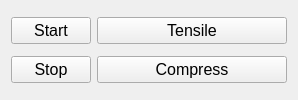
           <widget class="QWidget" name="Sone1" native="true">
            <property name="maximumSize">
             <size>
              <width>16777215</width>
              <height>600</height>
             </size>
            </property>
            <property name="styleSheet">
             <string notr="true"/>
            </property>
            <layout class="QGridLayout" name="gridLayout_3">
             <item row="7" column="0">
              <widget class="QPushButton" name="stopButton">
               <property name="minimumSize">
                <size>
                 <width>0</width>
                 <height>25</height>
                </size>
               </property>
               <property name="font">
                <font>
                 <family>MS Shell Dlg 2</family>
                 <pointsize>12</pointsize>
                </font>
               </property>
               <property name="cursor">
                <cursorShape>PointingHandCursor</cursorShape>
               </property>
               <property name="text">
                <string>Stop</string>
               </property>
              </widget>
             </item>
             <item row="7" column="1">
              <widget class="QPushButton" name="compressButton">
               <property name="minimumSize">
                <size>
                 <width>190</width>
                 <height>25</height>
                </size>
               </property>
               <property name="font">
                <font>
                 <family>MS Shell Dlg 2</family>
                 <pointsize>12</pointsize>
                </font>
               </property>
               <property name="cursor">
                <cursorShape>PointingHandCursor</cursorShape>
               </property>
               <property name="text">
                <string>Compress</string>
               </property>
              </widget>
             </item>
             <item row="6" column="1">
              <widget class="QPushButton" name="tensileButton">
               <property name="minimumSize">
                <size>
                 <width>190</width>
                 <height>25</height>
                </size>
               </property>
               <property name="font">
                <font>
                 <family>MS Shell Dlg 2</family>
                 <pointsize>12</pointsize>
                </font>
               </property>
               <property name="cursor">
                <cursorShape>PointingHandCursor</cursorShape>
               </property>
               <property name="text">
                <string>Tensile</string>
               </property>
              </widget>
             </item>
             <item row="6" column="0">
              <widget class="QPushButton" name="startButton">
               <property name="minimumSize">
                <size>
                 <width>0</width>
                 <height>25</height>
                </size>
               </property>
               <property name="font">
                <font>
                 <family>MS Shell Dlg 2</family>
                 <pointsize>12</pointsize>
                </font>
               </property>
               <property name="cursor">
                <cursorShape>PointingHandCursor</cursorShape>
               </property>
               <property name="text">
                <string>Start</string>
               </property>
              </widget>
             </item>
            </layout>
            <zorder>tensileButton</zorder>
            <zorder>compressButton</zorder>
            <zorder>stopButton</zorder>
            <zorder>startButton</zorder>
           </widget>
